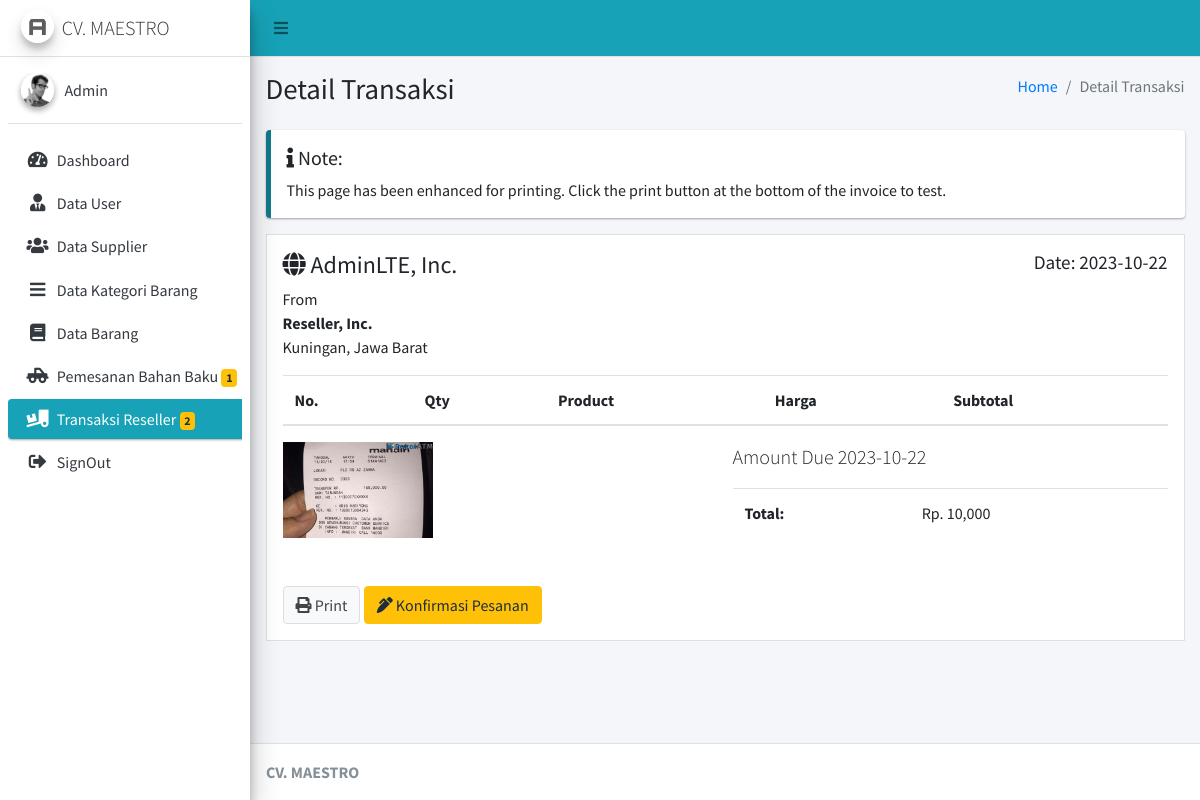
The page /Admin/cTransaksiReseller/detail_transaksi/1 (signed in) on the database its author committed.
### tables this page shows
CREATE TABLE `po_barang` (
  `id_po_bar` int(11) NOT NULL,
  `id_reseller` int(11) NOT NULL,
  `tgl_tran_bar` varchar(20) NOT NULL,
  `tot_bay_bar` varchar(20) NOT NULL,
  `stat_bay_bar` int(11) NOT NULL,
  `bukti_bay_bar` text NOT NULL,
  `stat_order_bar` int(11) NOT NULL,
  `alamat_kirim_bar` text NOT NULL
);

### application/controllers/Admin/cTransaksiReseller.php (called while the page is built, shortened)
<?php
class cTransaksiReseller extends CI_Controller
{
	public function __construct()
	{
		$this->load->model('mTransaksiReseller');
	}
	public function detail_transaksi($id)
	{
		$data = array(
			'transaksi' => $this->mTransaksiReseller->detail_transaksi($id)
		);
		$this->load->view('Admin/Layout/head');
		$this->load->view('Admin/Layout/aside');
		$this->load->view('Admin/TransaksiReseller/vDetailReseller', $data);
		$this->load->view('Admin/Layout/footer');
	}
}

### index.php (called while the page is built, shortened)
<?php
require_once BASEPATH.'core/CodeIgniter.php';

### application/models/mTransaksiReseller.php (called while the page is built, shortened)
<?php
class mTransaksiReseller extends CI_Model
{
	public function detail_transaksi($id)
	{
		$data['transaksi'] = $this->db->query("SELECT * FROM `po_barang` JOIN reseller ON reseller.id_reseller=po_barang.id_reseller  WHERE id_po_bar='" . $id . "'")->row();
		$data['detail'] = $this->db->query("SELECT * FROM `po_barang` JOIN po_dbarang ON po_barang.id_po_bar=po_dbarang.id_po_bar JOIN jenis_barang ON po_dbarang.id_jenis=jenis_barang.id_jenis WHERE po_barang.id_po_bar='" . $id . "'")->result();
		return $data;
	}
}

### application/views/Admin/TransaksiReseller/vDetailReseller.php (the view, shortened to what this page needs)
<div class="content-wrapper">
	<section class="content-header">
		<div class="container-fluid">
			<div class="row mb-2">
				<div class="col-sm-6">
					<h1>Detail Transaksi</h1>
				</div>
				<div class="col-sm-6">
					<ol class="breadcrumb float-sm-right">
						<li class="breadcrumb-item"><a href="#">Home</a></li>
						<li class="breadcrumb-item active">Detail Transaksi</li>
					</ol>
				</div>
			</div>
		</div>
	</section>
	<section class="content">
		<div class="container-fluid">
			<div class="row">
				<div class="col-12">
					<div class="callout callout-info">
						<h5><i class="fas fa-info"></i> Note:</h5>
						This page has been enhanced for printing. Click the print button at the bottom of the invoice to test.
					</div>
					<div class="invoice p-3 mb-3">
						<div class="row">
							<div class="col-12">
								<h4>
									<i class="fas fa-globe"></i> AdminLTE, Inc.
									<small class="float-right">Date: <?= date('Y-m-d') ?></small>
								</h4>
							</div>
						</div>
						<div class="row invoice-info">
							<div class="col-sm-4 invoice-col">
								From
								<address>
									<strong>Reseller, Inc.</strong><br>
									<?= $transaksi['transaksi']->alamat_kirim_bar ?><br>
								</address>
							</div>
						</div>
						<div class="row">
							<div class="col-12 table-responsive">
								<table class="table table-striped">
									<thead>
										<tr>
											<th>No.</th>
											<th>Qty</th>
											<th>Product</th>
											<th>Harga</th>
											<th>Subtotal</th>
										</tr>
									</thead>
								</table>
							</div>
						</div>
						<div class="row">
							<div class="col-6">
								<?php
								if ($transaksi['transaksi']->stat_bay_bar != '0') {
								?>
									<img class="mb-5" style="width: 150px;" src="<?= base_url('asset/pembayaran/' . $transaksi['transaksi']->bukti_bay_bar)  ?>"><br>
								<?php
								}
								?>
								<button type="button" onclick="window.print()" class="btn btn-default"><i class="fas fa-print"></i> Print</button>
								<?php
								if ($transaksi['transaksi']->stat_order_bar == '1') {
								?>
									<a href="<?= base_url('Admin/cTransaksiReseller/konfirmasi/' . $transaksi['transaksi']->id_po_bar) ?>" class="btn btn-warning"><i class="fas fa-pen-alt"></i> Konfirmasi Pesanan</a>
								<?php
								} else if ($transaksi['transaksi']->stat_order_bar == '2') {
								?>
									<a href="<?= base_url('Admin/cTransaksiReseller/kirim/' . $transaksi['transaksi']->id_po_bar) ?>" class="btn btn-success"><i class="fas fa-bus-alt"></i> Kirim Pesanan</a>
								<?php
								}
								?>
							</div>
							<div class="col-6">
								<p class="lead">Amount Due <?= date('Y-m-d') ?></p>
								<div class="table-responsive">
									<table class="table">
										<tr>
											<th>Total:</th>
											<td>Rp. <?= number_format($transaksi['transaksi']->tot_bay_bar)  ?></td>
										</tr>
									</table>
								</div>
							</div>
						</div>
					</div>
				</div>
			</div>
	</section>
</div>

### rows shown on the page
po_barang: alamat_kirim_bar "Kuningan, Jawa Barat", bukti_bay_bar (picture), tot_bay_bar "10,000"

### other values the page prints
$data_pemesanan_bb->jml "1"
$data->jml "2"
